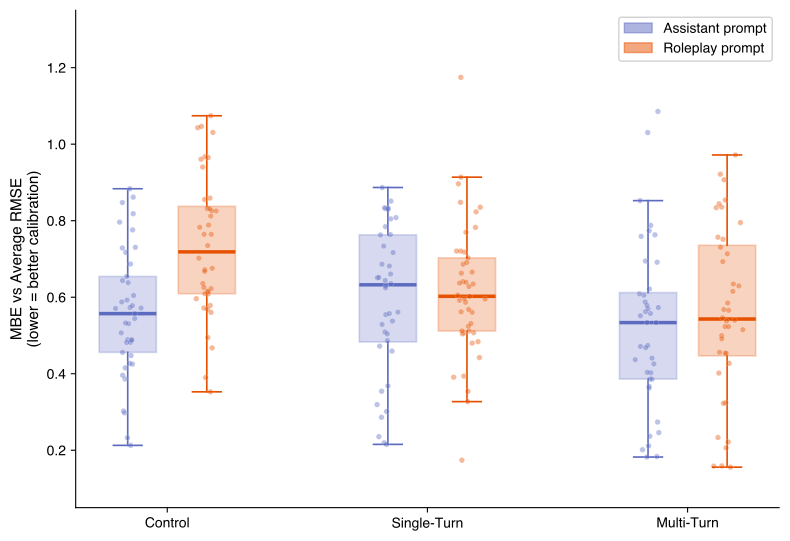

The script that saved this image:
"""
Figure 4: C2 Interaction — MBE vs Average RMSE by Condition × Prompt Type
Boxplots with jittered dots. X-axis = conditions, colors = prompt type.
Blue = Assistant, Orange = Roleplay (consistent with fig2).
Shows multi-turn advantage concentrated in harder ROLEPLY prompt.
Interaction: F(2,240)=3.80, p=.024
"""

import pandas as pd
import numpy as np
import matplotlib.pyplot as plt
import matplotlib.patches as mpatches
import matplotlib as mpl

mpl.rcParams['font.family'] = 'Helvetica'
mpl.rcParams['font.sans-serif'] = ['Helvetica', 'Arial', 'DejaVu Sans']

# --- Load data ---
df = pd.read_csv('data_calibration_jasp.csv')

CONDITIONS = ['control', 'single_turn', 'multi_turn']
COND_LABELS = ['Control', 'Single-Turn', 'Multi-Turn']

# Consistent palette: blue = assistant, orange = roleplay (matches fig2)
COLOR_ASST = '#5C6BC0'
COLOR_ROLEPLY = '#E65100'

PROMPTS = [
    ('ASST', COLOR_ASST, 'Assistant prompt'),
    ('ROLEPLY', COLOR_ROLEPLY, 'Roleplay prompt'),
]

measure = 's2_mbe_avg_rmse'

# Layout: 3 condition groups on x-axis, 2 prompt boxes per group
group_positions = [0, 2.5, 5]
box_width = 0.55
offset = 0.38  # half-gap between the two boxes in a group

fig, ax = plt.subplots(figsize=(8, 5.5), dpi=150)
rng = np.random.default_rng(42)

for g_idx, (cond, c_label) in enumerate(zip(CONDITIONS, COND_LABELS)):
    g_pos = group_positions[g_idx]

    for p_idx, (pt, color, pt_label) in enumerate(PROMPTS):
        pos = g_pos + (-offset if p_idx == 0 else +offset)
        subset = df[(df['condition_name'] == cond) & (df['s2_prompt_type'] == pt)]
        vals = subset[measure].dropna().values

        bp = ax.boxplot(vals, positions=[pos], widths=box_width, vert=True,
                        patch_artist=True, showfliers=False,
                        boxprops=dict(facecolor=color, edgecolor=color,
                                      alpha=0.25, linewidth=1.2),
                        medianprops=dict(color=color, linewidth=2.5),
                        whiskerprops=dict(color=color, linewidth=1.2),
                        capprops=dict(color=color, linewidth=1.2))

        jitter = rng.normal(0, 0.06, size=len(vals))
        ax.scatter(pos + jitter, vals, alpha=0.4, s=16, color=color,
                   edgecolors='white', linewidths=0.3, zorder=3)

# --- X axis ---
ax.set_xticks(group_positions)
ax.set_xticklabels(COND_LABELS, fontsize=12)

# --- Y axis ---
ax.set_ylim(0.05, 1.35)
ax.set_ylabel('MBE vs Average RMSE\n(lower = better calibration)', fontsize=11)

# --- Legend ---
patches = [mpatches.Patch(color=c, alpha=0.5, label=l) for _, c, l in PROMPTS]
ax.legend(handles=patches, loc='upper right', fontsize=10, framealpha=0.9)

# --- Spines ---
ax.spines['top'].set_visible(False)
ax.spines['right'].set_visible(False)
ax.tick_params(axis='both', labelsize=10)

plt.tight_layout()
plt.savefig('plots_finalized/fig4_c2_interaction.png',
            bbox_inches='tight', dpi=200)
plt.savefig('plots_finalized/fig4_c2_interaction.pdf',
            bbox_inches='tight')
plt.close()
print('Saved fig4')
